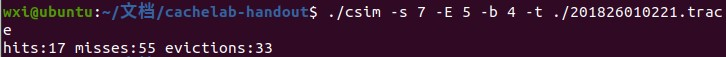
#> input picture ComputerSystemLab/201826010221_S7E5B4.jpg, 726 x 57 px
$ python '图像质量检测.py' ../ComputerSystemLab/201826010221_S7E5B4.jpg
#> lines starting #> are read from the running program, lines starting #| are printed output that depends on the picture
#> the answer given: ../ComputerSystemLab/201826010221_S7E5B4.jpg
#> further down, image is the input picture: shape (57, 726, 3); mean B, G, R 46.9, 21.9, 55.9
"""

_|          _|  _|      _|  _|      _|  @Time : 2020.11.18 17:11
_|          _|    _|  _|      _|  _|    @Auth : Wang Xiangyu
_|    _|    _|      _|          _|      @File : 图像质量检测
  _|  _|  _|      _|  _|        _|      @IDE : PyCharm
    _|  _|      _|      _|      _|      @CODING : utf-8

"""
import cv2 as cv
import numpy as np
import tkinter as tk
from tkinter import filedialog
import fft


# 清晰度
def clarity(img):
    # 转换为灰度图像
    img_gray = cv.cvtColor(img, cv.COLOR_BGR2GRAY)
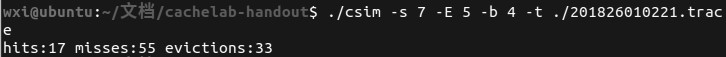
#> img_gray: shape (57, 726); min 11, max 254, mean 35
    # cv.namedWindow('img', cv.WINDOW_NORMAL)
    # cv.imshow('img', img_gray)
    # 高斯模糊降噪
    img_gray = cv.GaussianBlur(img_gray, (7, 7), 0)
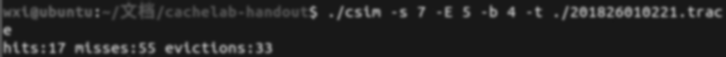
#> img_gray: shape (57, 726); min 23, max 148, mean 34.9
    # cv.imshow('l',img_gray)
    # v1 = cv.Canny(img_gray, 50, 150)
    # de0 = v1.var()
    v2 = cv.Scharr(img_gray, cv.CV_32F, 1, 0)
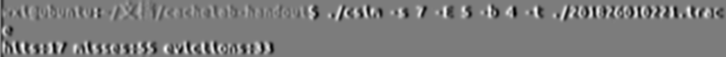
#> v2: shape (57, 726) float32; min -1115, max 1160, mean -2.3; drawn with min black and max white
    v3 = cv.Scharr(img_gray, cv.CV_32F, 0, 1)
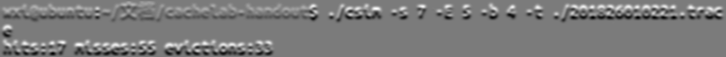
#> v3: shape (57, 726) float32; min -1062, max 1137, mean 0.2; drawn with min black and max white
    v2 = cv.convertScaleAbs(v2)
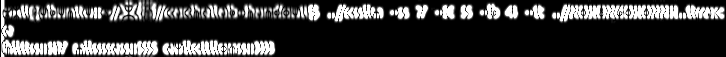
#> v2: shape (57, 726); min 0, max 255, mean 54.4
    v3 = cv.convertScaleAbs(v3)
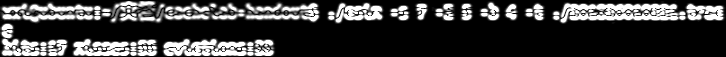
#> v3: shape (57, 726); min 0, max 255, mean 59.9
    grad = cv.addWeighted(v2, 0.5, v3, 0.5, 0)
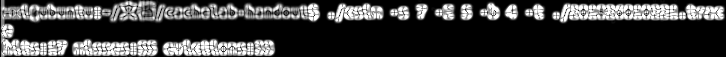
#> grad: shape (57, 726); min 0, max 255, mean 57.2

    # grad = cv.addWeighted(v2 ** 2, 0.5, v3 ** 2, 0.5, 0)
    # grad += (v2 + v3)
    # print(img_gray.size)
    de1 = np.sum(grad) / img_gray.size
#> de1 = 57.18
#| 相对单位梯度：57.18
    return de1
    # [8 lines of commented-out code are left out]
def brightness(img):
    img_gray = cv.cvtColor(img, cv.COLOR_BGR2GRAY)
    n = img_gray.size
    hist = cv.calcHist([img_gray], [0], None, [256], [0, 255])
    da = np.sum([(i - 128) * hist[i][0] for i in range(256)]) / n
    d = abs(da)
    ma = np.sum([abs(i - 128 - da) * hist[i][0] for i in range(256)]) / n
    m = abs(ma)
    if m != 0:
        k = d / m
    else:
        k = 1
    if k >= 1:
        if da > 0:
            return 1
        else:
            return -1
    else:
        return 0


def bright(img):
    refer = 128
    img_gray = cv.cvtColor(img, cv.COLOR_BGR2GRAY)
    meangray = cv.mean(img_gray)[0]
#> meangray = 35.03
    mean = meangray - refer  # 平均值
#> mean = -92.97
    height, weith = img_gray.shape
#> height = 57; weith = 726
    sumtemp = 0
    for i in range(height):
        for j in range(weith):
            diff = img_gray[i][j] - refer
            sumtemp += abs(img_gray[i][j] - refer - mean)
#> after the loop, sumtemp = 804250
    meandev = sumtemp / img_gray.size  # 偏差
#> meandev = 19.43
    if meandev < abs(mean):
        if mean > 0:
            print('偏亮')
        elif mean < 0:
            print('偏暗')
        else:
            print('正常')
    else:
        print('正常')


# 对比度
def contrast(img):
    img_gray = cv.cvtColor(img, cv.COLOR_BGR2GRAY)
    raw, col = img_gray.shape
#> raw = 57; col = 726
    b = 0.0
    for i in range(1, raw - 1):
        for j in range(1, col - 1):
            b += ((int(img_gray[i, j]) - int(img_gray[i, j + 1])) ** 2 +
                  (int(img_gray[i, j]) - int(img_gray[i, j - 1])) ** 2 +
                  (int(img_gray[i, j]) - int(img_gray[i + 1, j])) ** 2 +
                  (int(img_gray[i, j]) - int(img_gray[i - 1, j])) ** 2)
#> after the loop, b = 164033721
    cg = b / (4 * (raw - 2) * (col - 2))
#> cg = 1029.8
    return int(cg)


def color(img):
    img_lab = cv.cvtColor(img, cv.COLOR_BGR2Lab)
    height, width = img_lab.shape[:2]
    suma, sumb = 0, 0
    for i in range(height):
        for j in range(width):
            suma += img_lab[i][j][1]
            sumb += img_lab[i][j][2]
    da = suma / img_lab.size
    print(da)
    db = sumb / img_lab.size
    sumatmp,sumbtmp = 0, 0
    for i in range(height):
        for j in range(width):
            sumatmp+=pow()

if __name__ == '__main__':
    # imagepath = sys.argv[1]
    root = tk.Tk()
    root.withdraw()
    file_path = filedialog.askopenfilename()
    image = cv.imread(file_path)
    print("\n相对单位梯度：%.2f" % (clarity(image)))
    # [8 lines of commented-out code are left out]
    bright(image)
    print("对比度：%d" % (contrast(image)))
#| 对比度：1029
    # print("可能的噪声占比？%f%%" % (fft.run(image) * 100))
